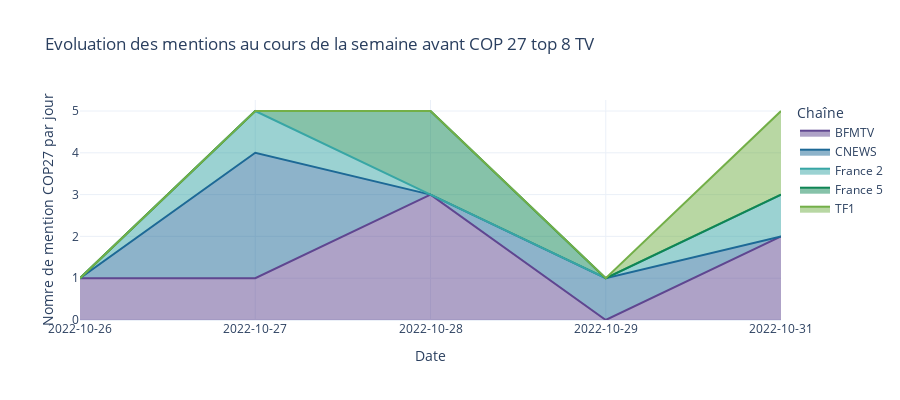

The notebook cell this image was saved under:
### Code cell
data_top_8_tv = data[data.channel_name.isin(TOP_CHANNELS_TV_8)]
data_gb = data_top_8_tv.groupby(['channel_name', data_top_8_tv['date'].dt.date]).count()['text'].reset_index()
data_gb.columns = ['Chaîne', 'Date', 'Nombre de mention']
fig = px.area(
    data_gb,
    x = "Date", y = 'Nombre de mention',color = "Chaîne",
    category_orders={"TIME":data_gb["Date"].unique()},
    title = "Evoluation des mentions au cours de la semaine avant COP 27 top 8 TV", height = 400,
)
fig.update_layout( xaxis=dict(type="category", categoryorder='category ascending'),
                     yaxis_title='Nomre de mention COP27 par jour')
fig.show()

### Figure 1 — Plotly figure (JSON) as saved in the notebook; plotly's stock layout.template omitted (floating-point values rounded to 4 significant figures)
{"data": [{"fillpattern": {"shape": ""}, "hovertemplate": "Chaîne=BFMTV<br>Date=%{x}<br>Nombre de mention=%{y}<extra></extra>", "legendgroup": "BFMTV", "line": {"color": "rgb(95, 70, 144)"}, "marker": {"symbol": "circle"}, "mode": "lines", "name": "BFMTV", "orientation": "v", "showlegend": true, "stackgroup": "1", "x": ["2022-10-26", "2022-10-27", "2022-10-28", "2022-10-31"], "xaxis": "x", "y": [1, 1, 3, 2], "yaxis": "y", "type": "scatter"}, {"fillpattern": {"shape": ""}, "hovertemplate": "Chaîne=CNEWS<br>Date=%{x}<br>Nombre de mention=%{y}<extra></extra>", "legendgroup": "CNEWS", "line": {"color": "rgb(29, 105, 150)"}, "marker": {"symbol": "circle"}, "mode": "lines", "name": "CNEWS", "orientation": "v", "showlegend": true, "stackgroup": "1", "x": ["2022-10-27", "2022-10-29"], "xaxis": "x", "y": [3, 1], "yaxis": "y", "type": "scatter"}, {"fillpattern": {"shape": ""}, "hovertemplate": "Chaîne=France 2<br>Date=%{x}<br>Nombre de mention=%{y}<extra></extra>", "legendgroup": "France 2", "line": {"color": "rgb(56, 166, 165)"}, "marker": {"symbol": "circle"}, "mode": "lines", "name": "France 2", "orientation": "v", "showlegend": true, "stackgroup": "1", "x": ["2022-10-27", "2022-10-31"], "xaxis": "x", "y": [1, 1], "yaxis": "y", "type": "scatter"}, {"fillpattern": {"shape": ""}, "hovertemplate": "Chaîne=France 5<br>Date=%{x}<br>Nombre de mention=%{y}<extra></extra>", "legendgroup": "France 5", "line": {"color": "rgb(15, 133, 84)"}, "marker": {"symbol": "circle"}, "mode": "lines", "name": "France 5", "orientation": "v", "showlegend": true, "stackgroup": "1", "x": ["2022-10-28"], "xaxis": "x", "y": [2], "yaxis": "y", "type": "scatter"}, {"fillpattern": {"shape": ""}, "hovertemplate": "Chaîne=TF1<br>Date=%{x}<br>Nombre de mention=%{y}<extra></extra>", "legendgroup": "TF1", "line": {"color": "rgb(115, 175, 72)"}, "marker": {"symbol": "circle"}, "mode": "lines", "name": "TF1", "orientation": "v", "showlegend": true, "stackgroup": "1", "x": ["2022-10-31"], "xaxis": "x", "y": [2], "yaxis": "y", "type": "scatter"}], "layout": {"xaxis": {"anchor": "y", "domain": [0, 1], "title": {"text": "Date"}, "type": "category", "categoryorder": "category ascending"}, "yaxis": {"anchor": "x", "domain": [0, 1], "title": {"text": "Nomre de mention COP27 par jour"}}, "legend": {"title": {"text": "Chaîne"}, "tracegroupgap": 0}, "title": {"text": "Evoluation des mentions au cours de la semaine avant COP 27 top 8 TV"}, "height": 400}}
